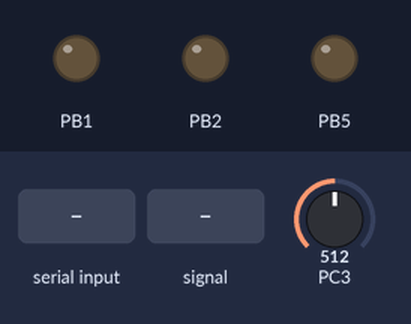
This program was run on a simulated ATmega328P, built with avr-gcc and emulated at 16 MHz. On the bench: output pins drawn as LEDs (lit = HIGH). Dashed ring = blinking. The inputs (shaded band) are chosen by the test bench; at power-on: PC3 = 512.

Above: at 1.2 s.
1.3 s: "R" received over Serial
4.3 s: PC3 fed a 2 Hz sine of ±306 counts around its level
7.3 s: "B" received over Serial
At 8.1 s:
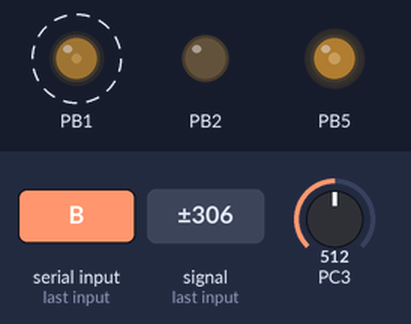
10.3 s: PC3 set to 0
11.8 s: PC3 set to 122
At 12.1 s:
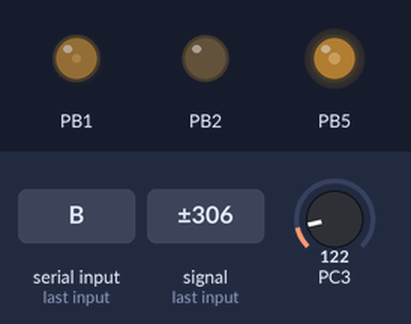
Timing chart, 0 to 14.3 s (numbered marks = the images above; inputs shaded):
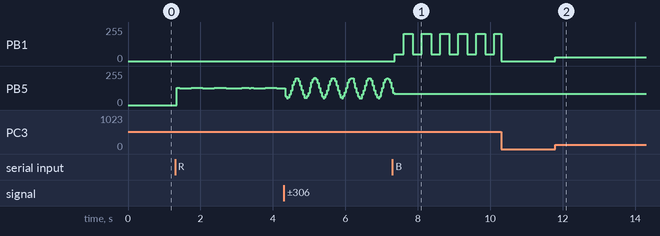

Measured:
- after the input at 7.3 s, PB1: alternates 203/255 for 0.25 s and 51/255 for 0.25 s, starting after 0.06 s
- after the input at 11.8 s, PB1: 0/255 → 30/255 at once

The program:

main.c
```c
/*
 * Trabajo4.c
 *
 * Created: 05/7/24 11:05:49 PM
 * Author : Frank
 */

#include <avr/io.h>
#include <avr/interrupt.h>
#include <stdio.h>
#define PWM_PERIOD 255
#define PWM_OFF PORTB &=~(1<<PORTB5)
#define PWM_ON PORTB |=(1<<PORTB5)
#define PWM_DELTA 0		// Rojo
#include "timer.h"
#define F_CPU 16000000UL
#include "serialPort.h"
#define BR9600 (0x67)	// 0x67=103 configura BAUDRATE=9600@16MHz
#include "ADC.h"

volatile uint8_t flag_Blue = 0;
volatile uint8_t flag_Red = 0;
volatile uint8_t flag_Green = 0;
uint16_t intensidadRojo=0;
 uint16_t ext_adc;
  uint16_t intensidad;

//comunicación con la ISR
volatile char RX_Buffer=0;
void PWM_soft_update(void);
void print_adc_value(uint16_t value);


int main(void)
{
    // Configuramos como salida.
    DDRB |= (1<<PORTB1) | (1<<PORTB2) | (1<<PORTB5);
    SerialPort_Init(BR9600);  // Inicializo formato 8N1 y BAUDRATE = 9600bps
    SerialPort_TX_Enable();     // Activo el Transmisor del Puerto Serie
    SerialPort_RX_Enable();     // Activo el Receptor del Puerto Serie
    SerialPort_RX_Interrupt_Enable(); // Activo Interrupción de recepcion.

    cli();
    timer0_init();
    timer1_init();
    ADC_init();
    sei();

    while (1)
    {
		if(flag_Green){
			// Mandar medida del potenciometro al color verde
			ext_adc = ADC_GetData(); // Leer del potenciómetro
			intensidad = ext_adc * (0.2490234) ;
			// print_adc_value(intensidad); Imprimir valor
			setGreen(intensidad);
		}

		if(flag_Blue){
			// Mandar medida del potenciometro al color azul
			ext_adc = ADC_GetData(); // Leer del potenciómetro
			intensidad = ext_adc * (0.2490234) ;
			// print_adc_value(intensidad); Imprimir valor
			setBlue(intensidad);
		}

		if(flag_Red){
			// Mandar medida del potenciometro al color rojo
			ext_adc = ADC_GetData(); // Leer del potenciómetro
			intensidad = ext_adc * (0.2490234) ;
			// print_adc_value(intensidad); Imprimir valor
			intensidadRojo=intensidad;
		}
    }
}

ISR (TIMER0_COMPA_vect)
{
    PWM_soft_update();
}

void PWM_soft_update(void) {
    static uint16_t PWM_position = 0;
    if (++PWM_position >= PWM_PERIOD) {
        PWM_position = 0;
    }
    if (PWM_position < intensidadRojo) {
        PWM_ON; // Encender el LED
    } else {
        PWM_OFF; // Apagar el LED
    }
}


void print_adc_value(uint16_t value) {
	char buffer[10]; // Buffer para almacenar la cadena
	sprintf(buffer, "ADC: %u\n\r", value); // Convertir a cadena
	SerialPort_Send_String(buffer); // Enviar la cadena al puerto serie
}

// Rutina de Servicio de Interrupción de Byte Recibido
ISR(USART_RX_vect) {
	RX_Buffer = UDR0; // La lectura de UDR0 borra el flag RXC

	if (RX_Buffer == 'B') { // Comprobar si el carácter recibido es 'B' para modificar el color azul
		flag_Blue=1;
		flag_Red=0;
		flag_Green=0;
	}
	if (RX_Buffer == 'R') { // Comprobar si el carácter recibido es 'R' para modificar el color rojo
		flag_Blue=0;
		flag_Red=1;
		flag_Green=0;
	}
	if (RX_Buffer == 'G') { // Comprobar si el carácter recibido es 'G' para modificar el color verde
		flag_Blue=0;
		flag_Red=0;
		flag_Green=1;
	}

}
```

ADC.c
```c
/*
 * ADC.c
 *
 * Created: 26/03/2019 06:43:35 p.m.
 *  Author: ...
 */
#include "ADC.h"

void ADC_init()
{


	    ADMUX |= (1<<REFS0)  | (1<<MUX1) | (1<<MUX0); // Vref = AVcc, seleccionar ADC3
		ADCSRA |= (1<<ADPS0) | (1<<ADPS1)| (1<<ADEN); // Habilitar ADC
		//ADCSRA |= (1<<ADSC);
		DIDR0 = (1<<ADC3D);


}

uint16_t ADC_GetData()
{

		// Iniciar conversión
		ADCSRA |= (1 << ADSC);
		// Esperar a que termine la conversión
		while (ADCSRA & (1 << ADSC));
		ADCSRA |= (1 << ADIF); // Reiniciar el flag

		// Leer ambos bytes
		//uint16_t adcValue = (ADCH << 8) | ADCL; // Combina ADCH y ADCL
		return ADC; // Retornar el valor combinado


   }
```

ADC.h
```c
/*
 * ADC.h
 *
 * Created: 12/7/2024 17:17:15
 *  Author: Barcala
 */


#ifndef ADC_H_
#define ADC_H_

#include <avr/io.h>
#include <util/delay.h>


void ADC_init();
uint16_t ADC_GetData(void);

#endif /* ADC_H_ */
```

serialPort.c
```c
/*
 * serialPort.c
 *
 * Created: 07/10/2020 03:02:18 p. m.
 *  Author: vfperri
 */

#include "SerialPort.h"

// ------ Definiciones de Funciones Públicas -------------------

// Inicialización de Puerto Serie

void SerialPort_Init(uint8_t config){
	// config = 0x33 ==> Configuro UART 9600bps, 8 bit data, 1 stop @ F_CPU = 8MHz.
	// config = 0x25 ==> Configuro UART 9600bps, 8 bit data, 1 stop @ F_CPU = 4Hz.
	UCSR0B = 0;
	UCSR0C = (1<<UCSZ01) | (1<<UCSZ00);
	UBRR0H = (unsigned char)(config>>8);
	UBRR0L = (unsigned char)config;
}


// Inicialización de Transmisor

void SerialPort_TX_Enable(void){
	UCSR0B |= (1<<TXEN0);
}

void SerialPort_TX_Interrupt_Enable(void){
	UCSR0B |= (1<<UDRIE0);
	//UCSR0B |=(1<<TXCIE0); //interrupcion TXC

}

void SerialPort_TX_Interrupt_Disable(void)
{
	UCSR0B &=~(1<<UDRIE0);
	//UCSR0B &=~(1<<TXCIE0); //interrupcion TXC

}


// Inicialización de Receptor

void SerialPort_RX_Enable(void){
	UCSR0B |= (1<<RXEN0);
}

void SerialPort_RX_Interrupt_Enable(void){
	UCSR0B |= (1<<RXCIE0);
}


// Transmisión

// Espera hasta que el buffer de TX este libre.
void SerialPort_Wait_For_TX_Buffer_Free(void){
	// Pooling - Bloqueante hasta que termine de transmitir.
	while(!(UCSR0A & (1<<UDRE0)));
}

void SerialPort_Send_Data(char data){
	UDR0 = data;
}

void SerialPort_Send_String(char * msg){ //msg -> "Hola como andan hoy?" 20 ASCII+findecadena, tardo=20ms
	uint8_t i = 0;
	//'\0' = 0x00
	while(msg[i]){ // *(msg+i)
		SerialPort_Wait_For_TX_Buffer_Free(); //9600bps formato 8N1, 10bits, 10.Tbit=10/9600=1ms
		SerialPort_Send_Data(msg[i]);
		i++;
	}
}


// Recepción

// Espera hasta que el buffer de RX este completo.
void SerialPort_Wait_Until_New_Data(void){
	// Pooling - Bloqueante, puede durar indefinidamente!
	while(!(UCSR0A & (1<<RXC0)));
}


char SerialPort_Recive_Data(void){
	return UDR0;
}


void SerialPort_Send_uint8_t(uint8_t num){

	SerialPort_Wait_For_TX_Buffer_Free();
	SerialPort_Send_Data('0'+num/100);

	num-=100;

	SerialPort_Wait_For_TX_Buffer_Free();
	SerialPort_Send_Data('0'+num/10);

	SerialPort_Wait_For_TX_Buffer_Free();
	SerialPort_Send_Data('0'+ num%10);
}

/***************************************************************
	This function writes a integer type value to UART
	Arguments:
	1)int val	: Value to print
	2)unsigned int field_length :total length of field in which the value is printed
	must be between 1-5 if it is -1 the field length is no of digits in the val
****************************************************************/
void SerialPort_send_int16_t(int val,unsigned int field_length)
{
	char str[5]={0,0,0,0,0};
	int i=4,j=0;
	while(val)
	{
	str[i]=val%10;
	val=val/10;
	i--;
	}
	if(field_length==-1)
		while(str[j]==0) j++;
	else
		j=5-field_length;

	if(val<0) {
		SerialPort_Wait_For_TX_Buffer_Free();
		SerialPort_Send_Data('-');
		}
	for(i=j;i<5;i++)
	{
	SerialPort_Wait_For_TX_Buffer_Free();
	SerialPort_Send_Data('0'+str[i]);
	}
}
```

serialPort.h
```c
/*
 * serialPort.h
 *
 * Created: 07/10/2020 03:02:42 p. m.
 *  Author: vfperri
 */

#ifndef SERIALPORT_H_
	#define SERIALPORT_H_

	// ------------------- Includes ----------------------------

	// Archivo de cabecera del Microcontrolador
	#include <avr/io.h>

	// Interrupciones del Microcontrolador
	#include <avr/interrupt.h>

	// -------- Prototipos de funciones Publicas ---------------

	// Inicializacion de Puerto Serie
	void SerialPort_Init(uint8_t);

	// Inicializacion de Transmisor
	void SerialPort_TX_Enable(void);
	void SerialPort_TX_Interrupt_Enable(void);
	void SerialPort_TX_Interrupt_Disable(void);

	// Inicializacion de Receptor
	void SerialPort_RX_Enable(void);
	void SerialPort_RX_Interrupt_Enable(void);

	// Transmision
	void SerialPort_Wait_For_TX_Buffer_Free(void);	// Pooling - Bloqueante hasta que termine de transmitir.
	void SerialPort_Send_Data(char);
	void SerialPort_Send_String(char *);
	void SerialPort_Send_uint8_t(uint8_t);
	void SerialPort_send_int16_t(int val,unsigned int field_length);

	// Recepcion
	void SerialPort_Wait_Until_New_Data(void);	// Pooling - Bloqueante, puede durar indefinidamente!
	char SerialPort_Recive_Data(void);

#endif /* SERIALPORT_H_ */
```

timer.c
```c
/*
 * timer.c
 *
 * Created: 06/7/24 6:40:15 PM
 *  Author: Frank
 */
#include <avr/io.h>
#include <avr/interrupt.h>


void timer0_init(){    // Configuración del timer
	TCCR0A=0x02; // Modo CTC
	TCCR0B = (1 << CS01); // Prescaler de 8
	OCR0A = 19;
	TIMSK0=0x02; // Habilito Interrupción por comparación
	sei();    // Se activan las interrupciones


}

// Configuramos el timer con una frecuencia de 62500 Hz, mayor a los 50 Hz requeridos
// Inicialmente configuaramos el comparadoer en 0, led apagado
void timer1_init(){
	OCR1A = 0;							// Contador color azul
	OCR1B = 0;							// Contador color Verde
	TCCR1A = (1<<COM1A1) | (1<<COM1B1) | (1<<WGM10);	// Modo 5 fast no invertido
	TCCR1B =  (1<<WGM12) | (1<<CS10);		// prescaler 1

	// Reiniciar contador a cero
	TCNT1 = 0;
}

void setBlue (uint16_t intensidad){
	OCR1A = intensidad;
}
void setGreen (uint16_t intensidad){
	OCR1B = intensidad;
}
```

timer.h
```c
/*
 * timer.h
 *
 * Created: 06/7/24 6:40:57 PM
 *  Author: Frank
 */


#ifndef TIMER_H_
#define TIMER_H_

void timer0_init(void);
void timer1_init(void);
void setBlue(uint16_t intensidad);
void setGreen(uint16_t intensidad);


#endif /* TIMER_H_ */
```
